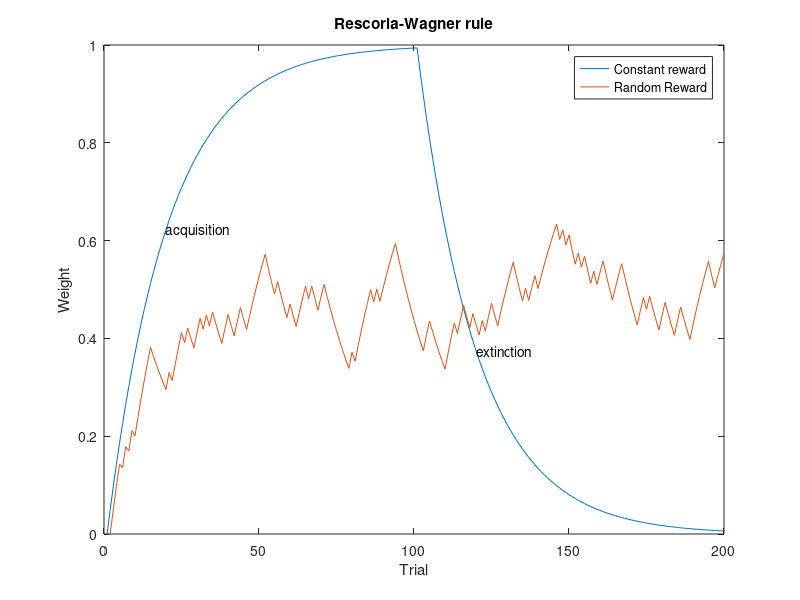

This chart was generated by the following MATLAB code:
eta = 0.05;

expLength = 200;
trialSeries = 1:expLength;
u = ones(expLength ,1);
constantReward = [ones(expLength / 2,1); zeros(expLength / 2,1)];
randomReward = randi(2, expLength, 1) - 1;

wConstant = zeros(expLength,1);
wRandom = zeros(expLength,1);


for i = 1:expLength - 1
    deltaWConstant = eta * (constantReward(i) - wConstant(i) * u(i))*u(i);
    deltaWRandom = eta * (randomReward(i) - wRandom(i) * u(i))*u(i);

    wConstant(i + 1) = wConstant(i) + deltaWConstant;
    wRandom(i + 1) = wRandom(i) + deltaWRandom;
end

figure();
plot(trialSeries, wConstant, trialSeries, wRandom)
title('Rescorla-Wagner rule');
xlabel('Trial');
ylabel('Weight');
legend('Constant reward','Random Reward')
text(expLength * 0.1,wConstant(expLength * 0.1),'acquisition');
text(expLength * 0.6, wConstant(expLength * 0.6),'extinction');